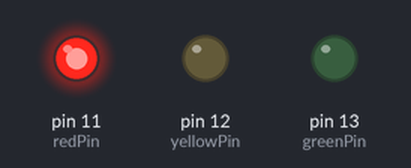
Simulated run of this sketch. Board: Arduino Uno, built with avr-gcc and run on an emulated ATmega328P. Parts: output pins drawn as LEDs (lit = HIGH).

Above: at 3.0 s.
At 7.5 s:
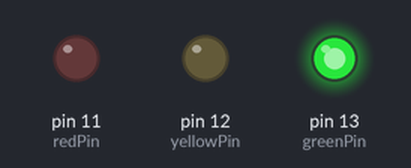
At 10.2 s:
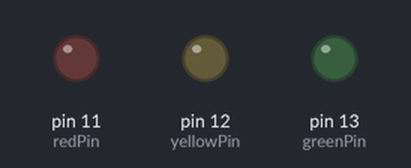
At 13.0 s:
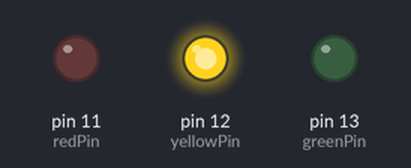
Timing chart, 0 to 20.5 s (numbered marks = the images above):
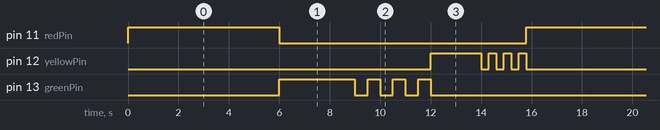

The sketch:

semaforo1.ino
```cpp
// Definir los pines para los LEDs
const int redPin = 11;    // Pin del LED rojo
const int yellowPin = 12; // Pin del LED amarillo
const int greenPin = 13;  // Pin del LED verde

void setup() {
  // Configurar los pines como salida
  pinMode(redPin, OUTPUT);
  pinMode(yellowPin, OUTPUT);
  pinMode(greenPin, OUTPUT);
}

void loop() {
  // Encender el LED rojo durante 6 segundos
  digitalWrite(redPin, HIGH);   // Encender rojo
  digitalWrite(yellowPin, LOW); // Apagar amarillo
  digitalWrite(greenPin, LOW);  // Apagar verde
  delay(6000); // Esperar 6 segundos

  // Encender el LED verde durante 3 segundos
  digitalWrite(redPin, LOW);    // Apagar rojo
  digitalWrite(greenPin, HIGH); // Encender verde
  delay(3000); // Esperar 3 segundos

  // Parpadeo del LED verde
  for (int i = 0; i < 3; i++) {
    digitalWrite(greenPin, LOW);  // Apagar verde
    delay(500);                  // Pausa breve
    digitalWrite(greenPin, HIGH); // Encender verde
    delay(500);
  }
  digitalWrite(greenPin, LOW);   // Asegurar que el verde quede apagado

  // Encender el LED amarillo durante 2 segundos
  digitalWrite(yellowPin, HIGH); // Encender amarillo
  delay(2000); // Esperar 2 segundos
 // Parpadeo del LED amarillo
  for (int i = 0; i < 3; i++) {
    digitalWrite(yellowPin, LOW);  // Apagar amarillo
    delay(300);                   // Pausa breve
    digitalWrite(yellowPin, HIGH); // Encender amarillo
    delay(300);
  }
  digitalWrite(yellowPin, LOW);   // Asegurar que el amarillo quede apagado
}
```

Measured:
- by itself, pin 11 (redPin): alternates HIGH for 6.0 s and LOW for 9.8 s
- by itself, pin 12 (yellowPin): repeats every 15.8 s: 3 × (LOW 0.30 s, HIGH 0.30 s), LOW 12.0 s, HIGH 2.0 s
- by itself, pin 13 (greenPin): repeats every 15.8 s: 3 × (LOW 0.50 s, HIGH 0.50 s), LOW 9.8 s, HIGH 3.0 s
